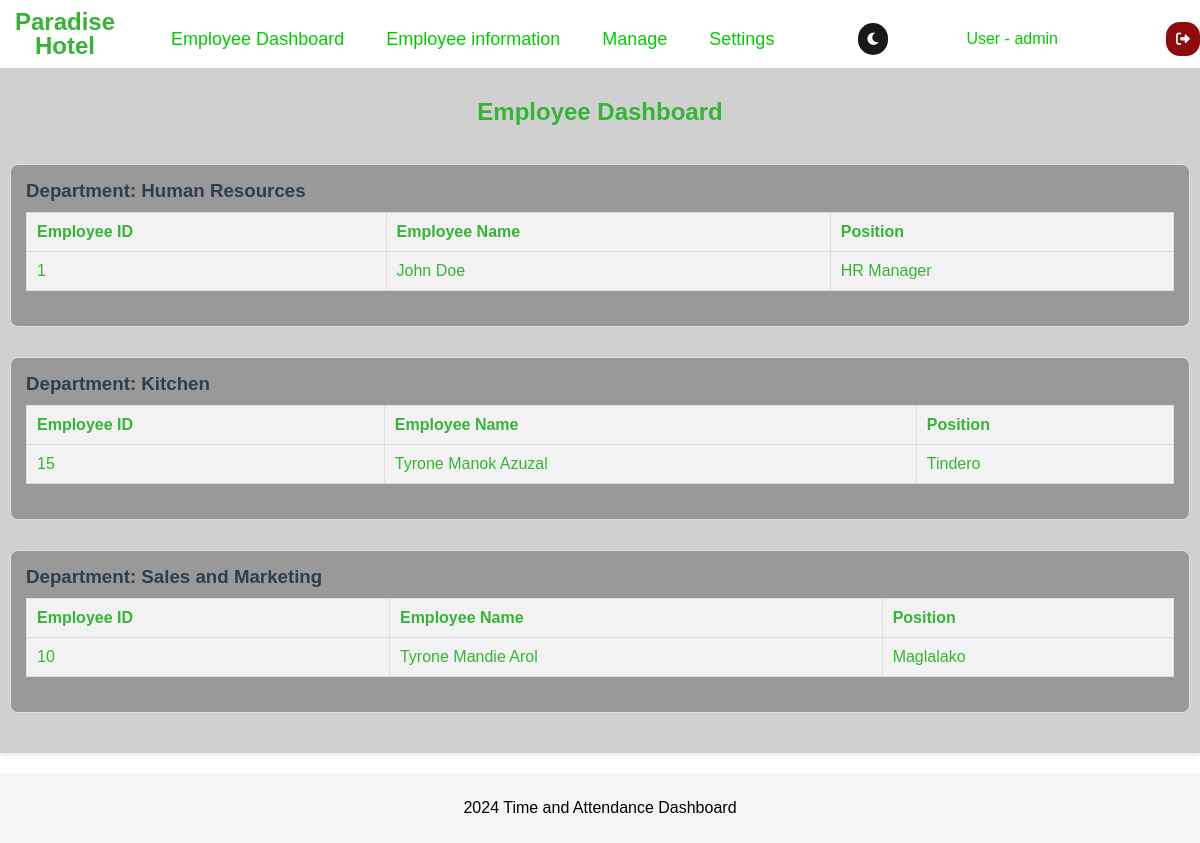
Page /Employee-information/dashboard2.php (signed in) on the committed database.
### tables this page shows
CREATE TABLE `employee_info` (
  `employee_id` int(11) NOT NULL,
  `employee_name` varchar(100) NOT NULL,
  `department_id` varchar(10) DEFAULT NULL,
  `position` varchar(50) NOT NULL,
  `date_of_birth` date NOT NULL,
  `contact_no` varchar(15) NOT NULL,
  `email_address` varchar(100) NOT NULL,
  `address` varchar(255) NOT NULL,
  `date_hired` date NOT NULL,
  `status` varchar(20) NOT NULL,
  `basic_salary` decimal(10,2) DEFAULT NULL,
  `department_employee_id` varchar(50) DEFAULT NULL
);

### Employee-information/dashboard2.php (the view, shortened to what this page needs)
<?php
$username = $_SESSION['username'];
$conn = new mysqli('localhost', 'root', '', 'hr3final9');
$query = "
    SELECT employee_info.employee_id, employee_info.employee_name, employee_info.position, departments.department_name
    FROM employee_info
    JOIN departments ON employee_info.department_id = departments.department_id
    ORDER BY departments.department_name, employee_info.employee_id";
$result = $conn->query($query);
$employees_by_department = [];
while ($row = $result->fetch_assoc()) {
    $employees_by_department[$row['department_name']][] = $row;
}
?>
<!DOCTYPE html>
<html lang="en">
<head>
    <link rel="stylesheet" href="../css/employee-dashboard.css">
    <link rel="stylesheet" href="https://cdnjs.cloudflare.com/ajax/libs/font-awesome/6.0.0-beta3/css/all.min.css">
</head>
<body class="light-mode">
    <div class="top-nav">
        <ul>
            <h1 class="logopos">Paradise <br> Hotel</h1><br>
            <li class="top">
                <a class="top1" href="../maindashboard.php">Employee Dashboard</a>
            </li>
            <li class="top">
                <a class="top1" href="#">Employee information</a>
            </li>
            <li class="top">
                <a class="top1" href="homeversion2.html">Manage</a>
            </li>
            <li class = "top">
                <a class="top1" href="#settings">Settings</a>
            </li>
        </ul>
         <button type="button" id="darkModeToggle" class="dark-mode-toggle" aria-label="Toggle Dark Mode">
            <i class="fas fa-moon"></i>
        </button>
        <div class="admin-section">
            <div class="admin-name">
                User - <?php echo htmlspecialchars($username); ?>
            </div>
        </div>
        <button type="button" class="logout" id="logout-button">
            <i class="fas fa-sign-out-alt"></i>
        </button>
    </div>
    <div class="container">
        <div class="dashboard-panel">
            <h2>Employee Dashboard</h2><br>
            <?php foreach ($employees_by_department as $department => $employees): ?>
                <div class="summary-section">
                    <h3>Department: <?= htmlspecialchars($department); ?></h3>
                    <table>
                        <thead>
                            <tr>
                                <th>Employee ID</th>
                                <th>Employee Name</th>
                                <th>Position</th>
                            </tr>
                        </thead>
                        <tbody>
                            <?php foreach ($employees as $employee): ?>
                                <tr>
                                    <td><?= htmlspecialchars($employee['employee_id']); ?></td>
                                    <td><?= htmlspecialchars($employee['employee_name']); ?></td>
                                    <td><?= htmlspecialchars($employee['position']); ?></td>
                                </tr>
                            <?php endforeach; ?>
                        </tbody>
                    </table>
                </div>
            <?php endforeach; ?>
        </div>
    </div>
    <footer>
        <p>2024 Time and Attendance Dashboard</p>
    </footer>
</body>
</html>

### css/employee-dashboard.css (style rules this page uses)
body { padding: 0; margin: 0; background-color: rgb(255, 255, 255); color: rgb(0, 0, 0); font-family: Arial, sans-serif; }
.logopos { text-align: center; font-size: 24px; color:#35B535; margin: 0; padding-left: 15px; padding-top: 0px; padding-right: 20px; padding-bottom: 10px; font-family: Arial, sans-serif; line-height: 1; }
.top-nav ul { list-style: none; display: flex; gap: 10px; margin: 0; padding: 0; }
.top-nav { margin: 0; padding-top: 10px; display: flex; justify-content: space-between; align-items: center; background-color: transparent; color: white; }
.top { display: block; position: relative; cursor: pointer; color: #000000; font-size: 16px; padding: 0.5rem 1rem; text-decoration: none; transition: color 0.30s; }
a { text-decoration: none; color: #efefee; font-size: 16px; }
.logout { justify-content: end; font-size: 14px; color: rgb(253, 253, 253); background-color: rgb(143, 10, 10); border: none; padding: 10px 10px; cursor: pointer; margin-left: 30px; align-self: center; border-radius: 14px; }
.top-nav ul, .logout { display: flex; align-items: center; }
.top1 { font-size: 18px; font-weight: 500; color: #0c0; }
.top:after { position: absolute; content: ""; inset: 0; background-color: #35B535; scale: 1 0; z-index: -1; transition: 0.10s; border-radius: 10px; color:#383838; }
.dark-mode-toggle { color: #fff; background-color: #18191A; font-size: 14px; border-radius: 20px; border:none; padding:8px 8px; }
.admin-section { position: relative; }
.admin-name { font-size: 16px; color: #0c0; padding: 10px; cursor: pointer; }
footer { text-align: center; padding: 10px; background-color: #f5f5f5; margin-top: 20px; }
.dashboard-panel { margin-top: 10px; background-color: #d0d0d0; box-shadow: 0 2px 5px rgba(0, 0, 0, 0.1); padding: 10px; max-width: 100%; margin: auto; color: #35B535; }
.dashboard-panel h2 { text-align: center; color: #35B535; margin-bottom: 20px; }
.summary-section { background-color: #999; border: 1px solid #ddd; border-radius: 8px; padding: 15px; margin-bottom: 20px; }
.summary-section h3 { color: #35B535; margin: 0 0 10px 0; }

### Employee-information/dashboard2.php (style rules this page uses)
table { width: 100%; border-collapse: collapse; margin-bottom: 20px; }
th, td { padding: 10px; text-align: left; border: 1px solid #ddd; }
th { background-color: #f2f2f2; }
td { background-color: #f2f2f2; }
.summary-section { margin-bottom: 30px; }
.summary-section h3 { margin-bottom: 10px; color: #2c3e50; }

### rows in the picture
employee_info: employee_id "1", employee_name "John Doe", position "HR Manager"
employee_info: employee_id "15", employee_name "Tyrone Manok Azuzal", position "Tindero"
employee_info: employee_id "10", employee_name "Tyrone Mandie Arol", position "Maglalako"

### other values in the picture
$username "admin"
$department "Human Resources"
$department "Kitchen"
$department "Sales and Marketing"
